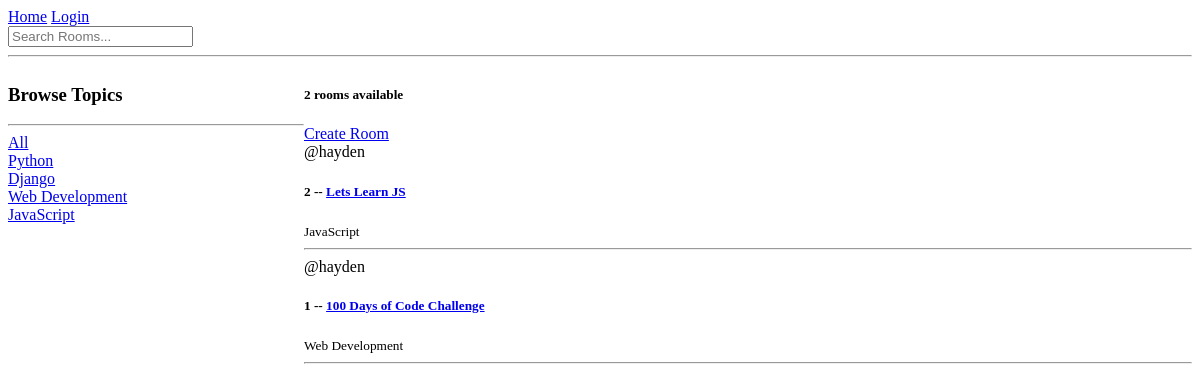
The app's page /, older data.
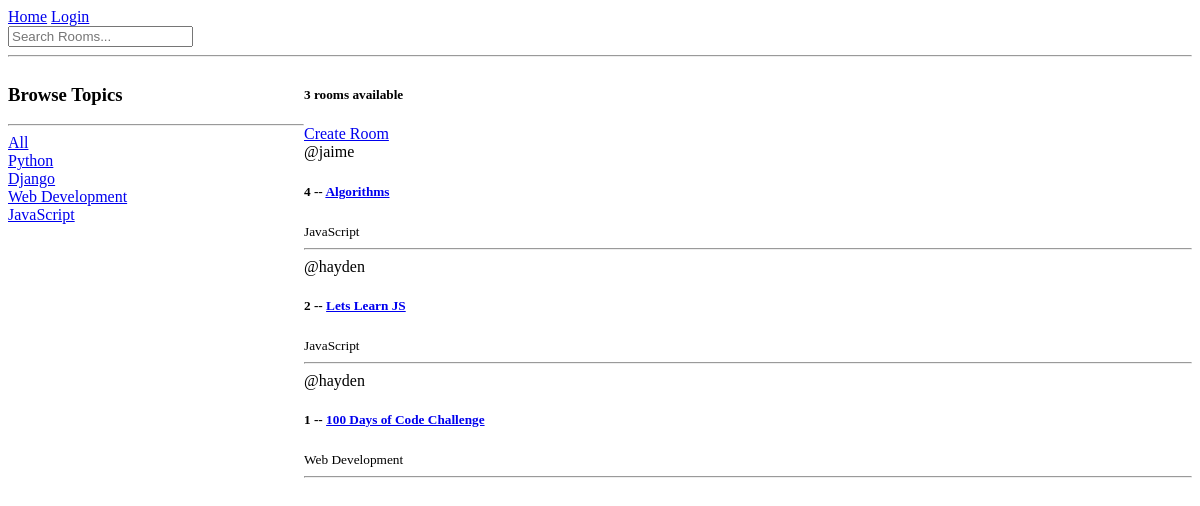
The same page, newer data.
### base/models.py (models this page shows, shortened)
class Topic(models.Model):
  name = models.CharField(max_length=200)

class Room(models.Model):
  host = models.ForeignKey(User, on_delete=models.SET_NULL, null=True)
  topic = models.ForeignKey(Topic, on_delete=models.SET_NULL, null=True)
  name = models.CharField(max_length=200)
  description = models.TextField(null=True, blank=True)
  updated = models.DateTimeField(auto_now=True)
  created = models.DateTimeField(auto_now_add=True)
  class Meta:
    ordering = ['-updated', '-created']

### base/views.py (the view)
# urls.py: path('', views.home, name="home"),
def home(req):
  q = req.GET.get('q') if req.GET.get('q') != None else ''
  rooms = Room.objects.filter(
    Q(topic__name__icontains=q) |
    Q(name__icontains=q) |
    Q(description__icontains=q)
  )
  topics = Topic.objects.all()
  room_count = rooms.count()
  context = {'rooms': rooms, 'topics': topics, 'room_count': room_count}
  return render(req, 'base/home.html', context)

### base/templates/base/home.html (shortened to what this page needs)
{% extends 'main.html' %} {% block content %}
<div class="home-container">
  <div>
    <h3>Browse Topics</h3>
    <hr />
    <div>
      <a href="{% url 'home' %}">All</a>
    </div>
    {% for topic in topics %}
    <div>
      <a href="{% url 'home' %}?q={{topic.name}}">{{topic.name}}</a>
    </div>
    {% endfor %}
  </div>
  <div>
    <h5>{{room_count}} rooms available</h5>
    <a href="{% url 'create-room' %}">Create Room</a>
    <div>
      {% for room in rooms %}
      <div>
        <span>@{{room.host.username}}</span>
        <h5>
          {{room.id}} -- <a href="{% url 'room' room.id%}">{{room.name}}</a>
        </h5>
        <small>{{room.topic.name}}</small>
        <hr />
      </div>
      {% endfor %}
    </div>
  </div>
</div>
{% endblock content %}

Row changes from the older to the newer data that the page shows:
added Room: host.username "jaime", id "4", name "Algorithms", topic.name "JavaScript"
Text that changed along with them:
{{ room_count }}: "2" → "3"
